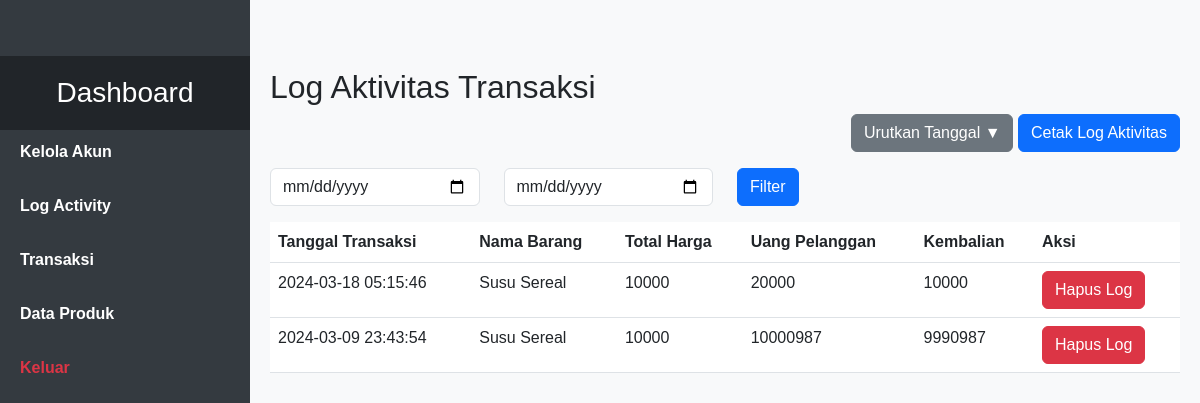
The page /pages/activity/index.php (signed in) on the database its author committed.
### tables this page shows
CREATE TABLE `transaksi` (
  `id` int(11) NOT NULL,
  `nama_produk` varchar(255) NOT NULL,
  `harga_produk` int(11) NOT NULL,
  `jumlah` int(11) NOT NULL,
  `kode_unik` varchar(255) NOT NULL,
  `total_harga` int(11) NOT NULL,
  `uang_pelanggan` int(11) NOT NULL,
  `kembalian` int(11) NOT NULL,
  `tanggal_pembuatan` timestamp NOT NULL DEFAULT current_timestamp(),
  `tanggal_modifikasi` timestamp NOT NULL DEFAULT current_timestamp() ON UPDATE current_timestamp(),
  `username` varchar(50) DEFAULT NULL
);

### pages/activity/index.php (the view, shortened to what this page needs)
<?php
include '../../db/db_config.php';
$sort_order = isset($_GET['order']) ? $_GET['order'] : 'DESC';
$sort_icon = ($sort_order == 'DESC') ? '▼' : '▲';
$start_date = isset($_GET['start_date']) ? $_GET['start_date'] : '';
$end_date = isset($_GET['end_date']) ? $_GET['end_date'] : '';
$query = "SELECT transaksi.id, transaksi.tanggal_pembuatan, GROUP_CONCAT(transaksi_produk.nama_produk) AS nama_barang, transaksi.total_harga, transaksi.uang_pelanggan, transaksi.kembalian
          FROM transaksi
          JOIN transaksi_produk ON transaksi.id = transaksi_produk.id_transaksi";
$query .= " GROUP BY transaksi.id
            ORDER BY transaksi.tanggal_pembuatan $sort_order";
$result = mysqli_query($conn, $query);
?>
<!DOCTYPE html>
<html lang="en">
<head>
    <link href="https://cdn.jsdelivr.net/npm/bootstrap@5.3.0-alpha1/dist/css/bootstrap.min.css" rel="stylesheet">
    <link rel="stylesheet" href="../../assets/style/sidebar.css">
</head>
<body>
    <?php include '../sidebar.php';?>
    <div class="container-fluid">
        <div class="content">
            <h2 class="mt-5">Log Aktivitas Transaksi</h2>
            <div class="text-end mb-3">
                <a href="?order=<?php echo ($sort_order == 'DESC') ? 'ASC' : 'DESC'; ?>" class="btn btn-secondary">
                    Urutkan Tanggal <?php echo $sort_icon; ?>
                </a>
                <a href="cetak_log_activity.php?start_date=<?php echo $start_date; ?>&end_date=<?php echo $end_date; ?>" class="btn btn-primary">
                    Cetak Log Aktivitas
                </a>
            </div>
            <form method="GET">
                <div class="row mb-3">
                    <div class="col-md-3">
                        <input type="date" class="form-control" name="start_date" value="<?php echo $start_date; ?>">
                    </div>
                    <div class="col-md-3">
                        <input type="date" class="form-control" name="end_date" value="<?php echo $end_date; ?>">
                    </div>
                    <div class="col-md-2">
                        <button type="submit" class="btn btn-primary">Filter</button>
                    </div>
                </div>
            </form>
            <table class="table">
                <thead>
                    <tr>
                        <th scope="col">Tanggal Transaksi</th>
                        <th scope="col">Nama Barang</th>
                        <th scope="col">Total Harga</th>
                        <th scope="col">Uang Pelanggan</th>
                        <th scope="col">Kembalian</th>
                        <th scope="col">Aksi</th>
                    </tr>
                </thead>
                <tbody>
                    <?php while ($row = mysqli_fetch_assoc($result)) : ?>
                        <tr>
                            <td><?php echo $row['tanggal_pembuatan']; ?></td>
                            <td><?php echo $row['nama_barang']; ?></td>
                            <td><?php echo $row['total_harga']; ?></td>
                            <td><?php echo $row['uang_pelanggan']; ?></td>
                            <td><?php echo $row['kembalian']; ?></td>
                            <td>
                                <form action="hapus_log.php" method="post">
                                    <button type="submit" class="btn btn-danger">Hapus Log</button>
                                </form>
                            </td>
                        </tr>
                    <?php endwhile; ?>
                </tbody>
            </table>
        </div>
    </div>
</body>
</html>

### Assets/style/sidebar.css (style rules this page uses)
.content { margin-left: 250px; padding: 20px; }

### pages/activity/index.php (style rules this page uses)
body { margin: 0; padding: 0; font-family: Arial, sans-serif; background-color: #f8f9fa; }
.container-fluid { padding-left: 0; padding-right: 0; overflow-x: hidden; }

### rows shown on the page
transaksi: tanggal_pembuatan "2024-03-18 05:15:46", nama_barang "Susu Sereal", total_harga "10000", uang_pelanggan "20000", kembalian "10000"
transaksi: tanggal_pembuatan "2024-03-09 23:43:54", nama_barang "Susu Sereal", total_harga "10000", uang_pelanggan "10000987", kembalian "9990987"

### other values the page prints
$sort_icon "▼"
